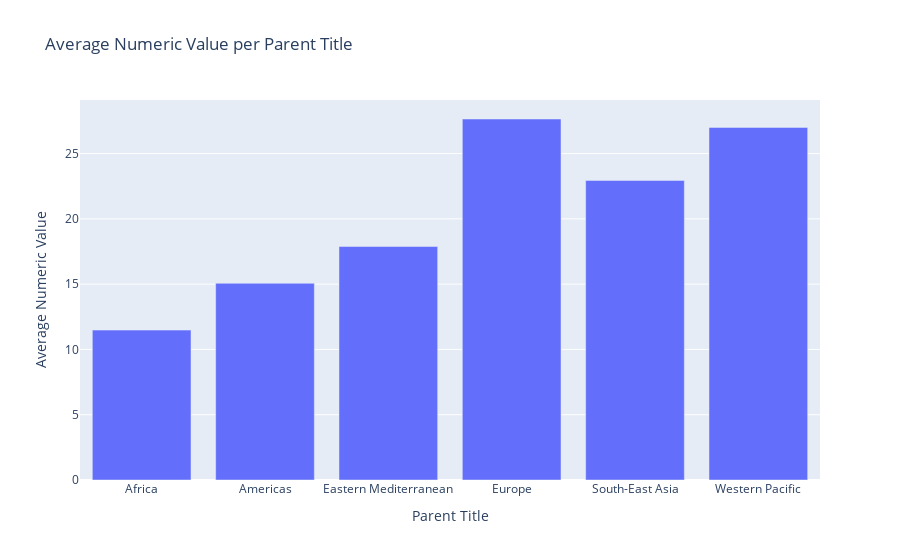

The code cell stored with this chart in its notebook:
### Code cell
import plotly.express as px

# Assuming average_numeric_value is the Series containing the average numeric value per 'ParentTitle'

# Create a bar plot using Plotly Express
fig = px.bar(
    x=average_numeric_value.index,  # 'ParentTitle' as x-axis
    y=average_numeric_value.values,  # Average numeric value as y-axis
    labels={'x': 'Parent Title', 'y': 'Average Numeric Value'},
    title='Average Numeric Value per Parent Title',
)

# Customize the layout if needed
fig.update_layout(
    xaxis_title='Parent Title',
    yaxis_title='Average Numeric Value',
)

# Show the plot
fig.show()

### Figure 1 — Plotly figure (JSON) as saved in the notebook; plotly's stock layout.template omitted (floating-point values rounded to 4 significant figures)
{"data": [{"alignmentgroup": "True", "hovertemplate": "Parent Title=%{x}<br>Average Numeric Value=%{y}<extra></extra>", "legendgroup": "", "marker": {"color": "#636efa", "pattern": {"shape": ""}}, "name": "", "offsetgroup": "", "orientation": "v", "showlegend": false, "textposition": "auto", "type": "bar", "x": ["Africa", "Americas", "Eastern Mediterranean", "Europe", "South-East Asia", "Western Pacific"], "xaxis": "x", "y": [11.48, 15.07, 17.88, 27.65, 22.95, 27.0], "yaxis": "y"}], "layout": {"autosize": true, "barmode": "relative", "legend": {"tracegroupgap": 0}, "title": {"text": "Average Numeric Value per Parent Title"}, "xaxis": {"anchor": "y", "autorange": true, "domain": [0, 1], "range": [-0.5, 5.5], "title": {"text": "Parent Title"}, "type": "category"}, "yaxis": {"anchor": "x", "autorange": true, "domain": [0, 1], "range": [0, 29.1], "title": {"text": "Average Numeric Value"}, "type": "linear"}}}
